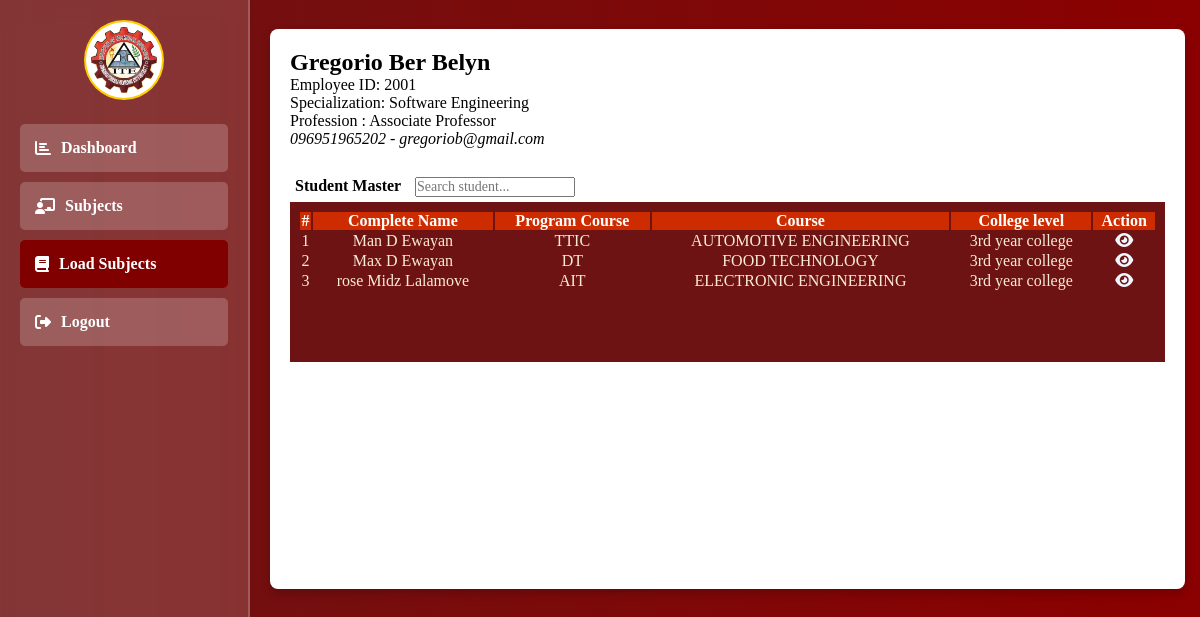
/teacher/master.php (signed in), run on an earlier commit of the app's database.
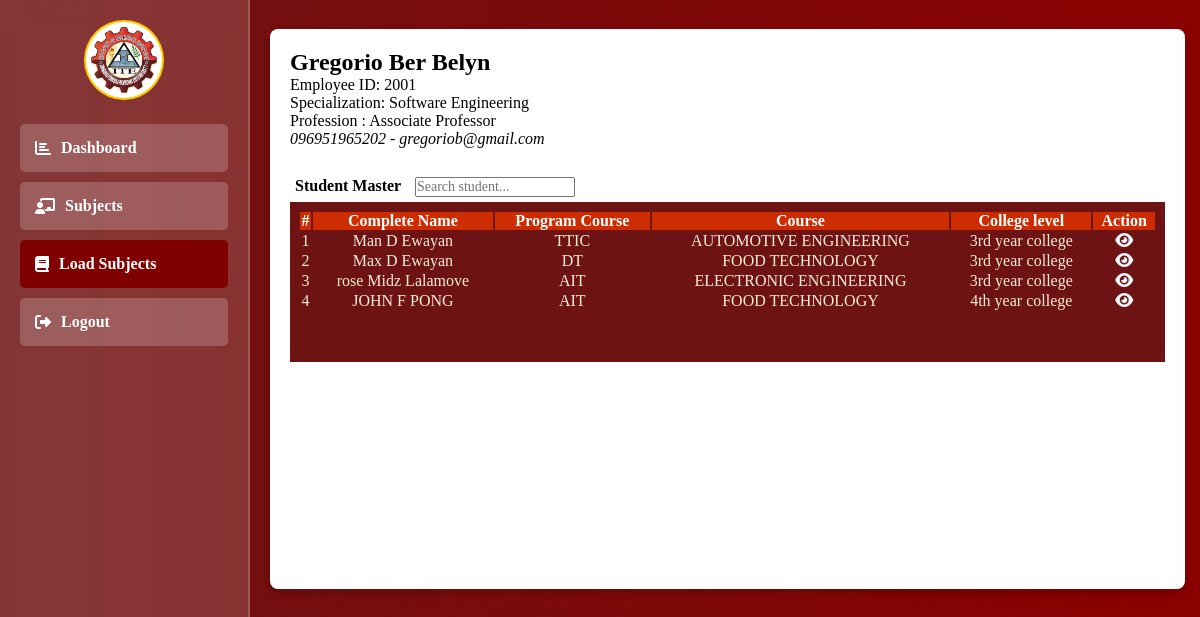
And on a later commit of the database.
### tables this page shows
CREATE TABLE `students` (
  `id` int(11) NOT NULL,
  `student_code` varchar(100) DEFAULT NULL,
  `fname` varchar(100) NOT NULL,
  `mname` varchar(100) NOT NULL,
  `lname` varchar(100) NOT NULL,
  `profile` varchar(255) NOT NULL,
  `school_year` varchar(100) NOT NULL,
  `program` varchar(100) NOT NULL,
  `course` varchar(100) NOT NULL,
  `levels` int(10) NOT NULL,
  `section_id` int(11) DEFAULT NULL,
  `contact` varchar(20) NOT NULL,
  `email` varchar(100) NOT NULL,
  `verify` varchar(50) NOT NULL
);

CREATE TABLE `college_level` (
  `id` int(11) NOT NULL,
  `year_level` varchar(100) NOT NULL
);

### teacher/teacher_function.php (called while the page is built, shortened)
<?php
include "../db_connect.php";
function getMyId2($id)
{
    global $pdo;
    $id = intval($id);
    try {
        $sql = "SELECT s.*,
        CONCAT(s.lname, ' ', s.mname, ' ', s.fname) AS teacher_name
        FROM teachers s WHERE s.id = ?";
        $stmt = $pdo->prepare($sql);
        $stmt->execute([$id]);
        return $stmt->fetch(PDO::FETCH_ASSOC);
    } catch (PDOException $e) {
        error_log("Database Error: " . $e->getMessage());
        return [];
    }
}
function StudentNonAct()
{
    global $pdo;
    try {
        $stmt = $pdo->prepare("SELECT *, CONCAT(lname, ' ', mname, ' ', fname) AS complete_name  FROM students");
        $stmt->execute();
        return $students = $stmt->fetchAll(PDO::FETCH_ASSOC);
    } catch (PDOException $e) {
        echo 'ERROR: ' . $e->getMessage();
    }
}
function getCollegeLevels($id)
{
    global $pdo;
    $stmt = $pdo->prepare("SELECT * FROM college_level WHERE id = ?");
    $stmt->execute([$id]);
    return $stmt->fetchAll(PDO::FETCH_ASSOC);
}

### teacher/master.php (the view, shortened to what this page needs)
<?php
include "../db_connect.php";
include "./teacher_function.php";
$teacher_id = $_SESSION['teacher_id'];
?>
<!DOCTYPE html>
<html lang="en">
<head>
    <link rel="stylesheet" href="https://cdnjs.cloudflare.com/ajax/libs/font-awesome/6.2.0/css/all.css">
</head>
<body>
    <div class="sidebar">
        <div class="profile-info">
            <img src="../images/ITE.png" alt="Profile Icon" class="profile-icon">
        </div>
        <div class="sidebar-item">
            <a href="./index.php"> <i class="fas fa-chart-bar"></i>Dashboard</a>
        </div>
        <div class="sidebar-item">
            <a href="./students.php"><i class="fas fa-chalkboard-teacher"></i> Subjects </a>
        </div>
        <div class="sidebar-item" style="background-color: maroon;">
            <a href="./master.php"><i class="fas fa-book"></i>Load Subjects</a>
        </div>
        <div class="sidebar-item">
            <a href="./logout.php"><i class="fas fa-sign-out-alt"></i> Logout</a>
        </div>
    </div>
    <div class="content">
        <div class="dashboard-container">
            <?php $student = getMyId2($teacher_id) ?>
            <?php if ($student) { ?>
                <div class="modal">
                    <div class="modal-content">
                        <h2 id="programTitle"><?php echo htmlspecialchars($student['teacher_name']) ?></h2>
                        <span id="sy">Employee ID: <?php echo $student['teacher_code']; ?></span><br>
                        <span id="course">Specialization: <?php echo $student['specialized']; ?><br />
                        </span>
                        <span id="course">Profession : <?php echo $student['profession']; ?></span><br>
                        <span id="course"><i><?php echo $student['contact']; ?> -
                                <?php echo $student['email']; ?></i></span>
                    <?php } ?>
                    <p style="margin-top: 1.5rem;" class="semester">Student Master <input type="text" id="searchStudent"
                            placeholder="Search student..."
                            style="margin: 5px 0 0 10px; width: 10rem; font-size: 14px;"></p>
                    <div class="table_content" style="text-align:center;">
                        <table>
                            <tr>
                                <th>#</th>
                                <th>Complete Name</th>
                                <th>Program Course</th>
                                <th>Course</th>
                                <th>College level</th>
                                <th>Action</th>
                            </tr>
                            <tbody id="studentTableBody">
                                <?php $subject = StudentNonAct() ?>
                                <?php foreach ($subject as $index => $row) { ?>
                                    <tr>
                                        <td><?php echo $index + 1; ?></td>
                                        <td><?php echo $row['complete_name']; ?></td>
                                        <td><?php echo $row['program']; ?></td>
                                        <td><?php echo $row['course']; ?></td>
                                        <?php $levels = getCollegeLevels($row['levels']);
                                        foreach ($levels as $level) { ?>
                                            <td><?php echo $level['year_level']; ?></td>
                                        <?php } ?>
                                        <td>
                                            <a
                                                href="subject_load.php?student_id=<?php echo $_SESSION['user'] = $row['id']; ?>">
                                                <i style="color: aliceblue;" class="fa fa-eye"></i></a>
                                        </td>
                                    </tr>
                                <?php } ?>
                            </tbody>
                        </table>
                    </div>
                </div>
            </div>
        </div>
    </div>
</body>
</html>

What changed in the data, as far as the page shows it:
added students: complete_name "JOHN F PONG", program "AIT", course "FOOD TECHNOLOGY"
now on this page (row unchanged): college_level: year_level "4th year college", shown under "JOHN F PONG"
